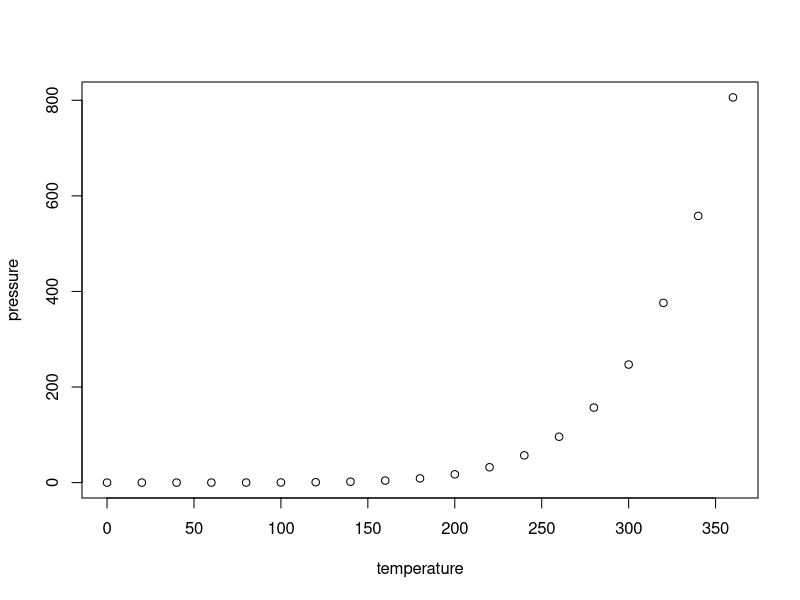
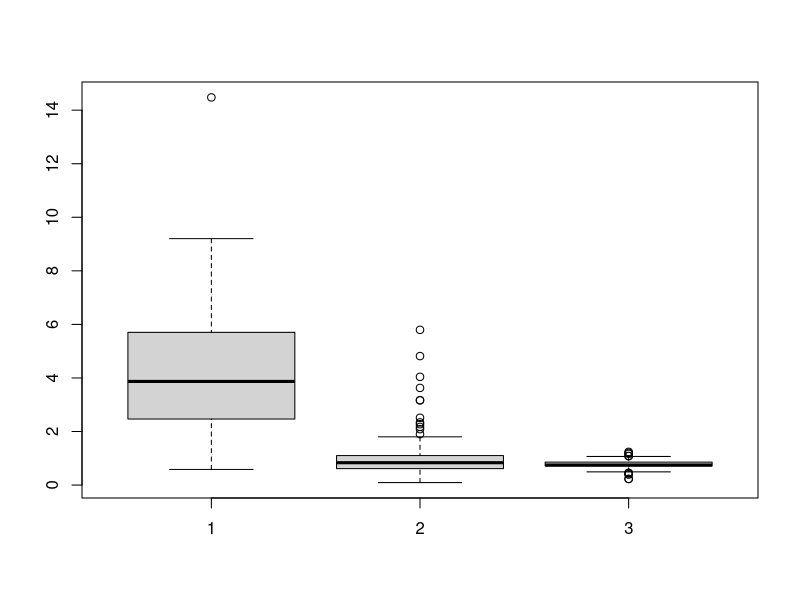
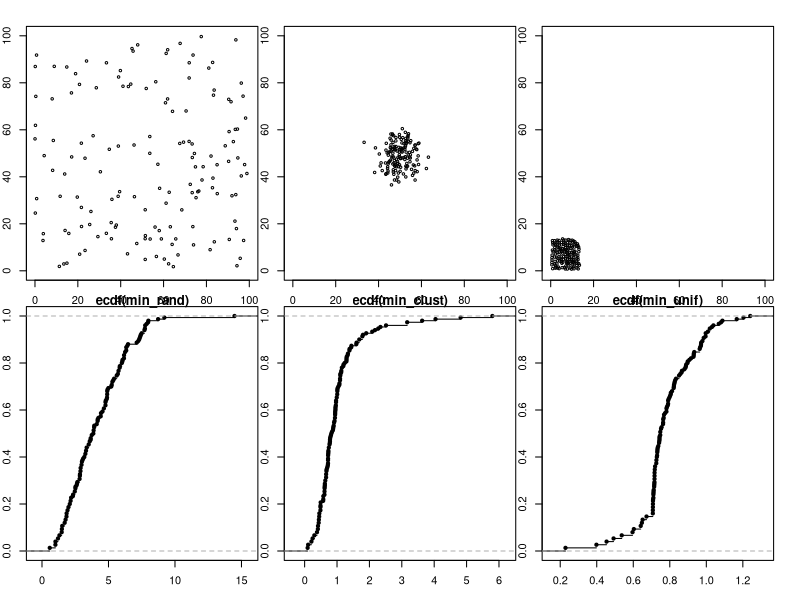
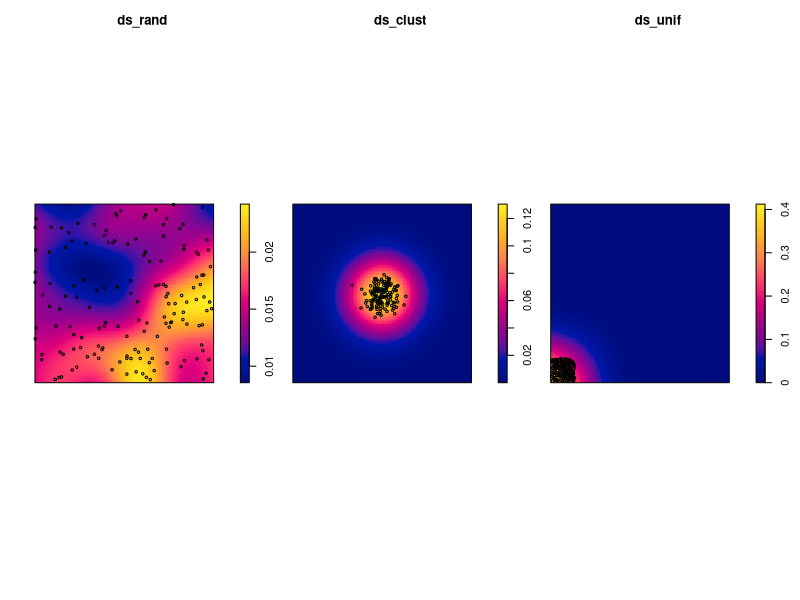
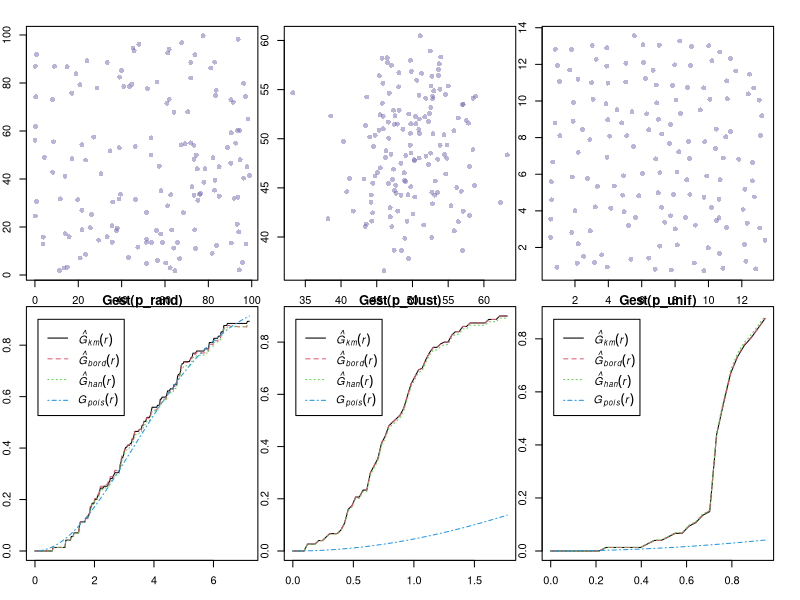
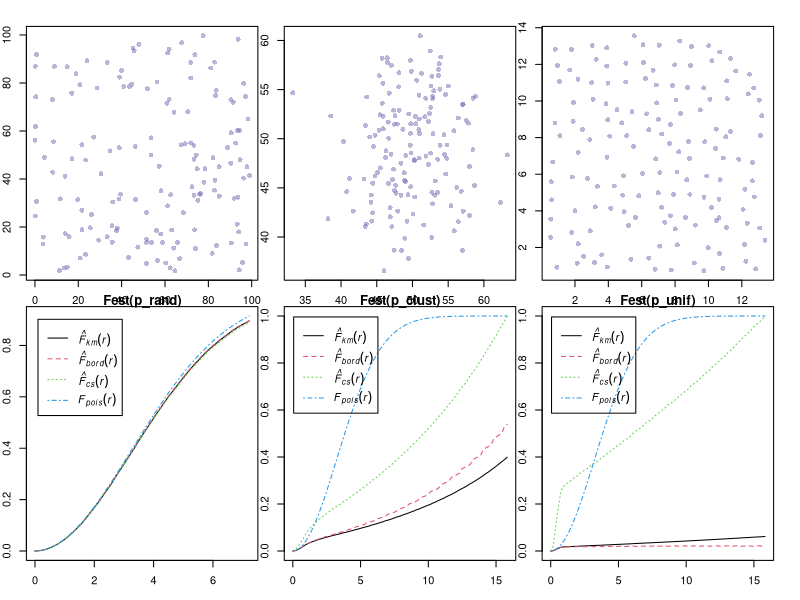
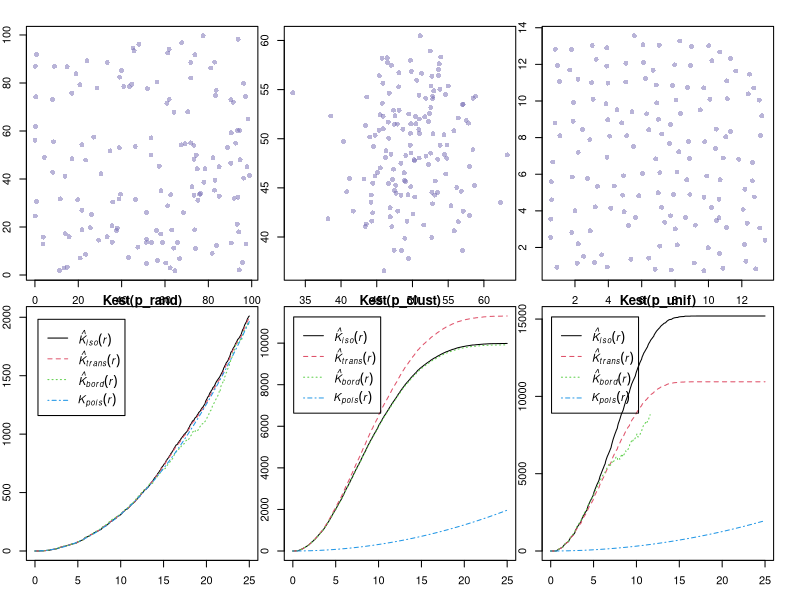
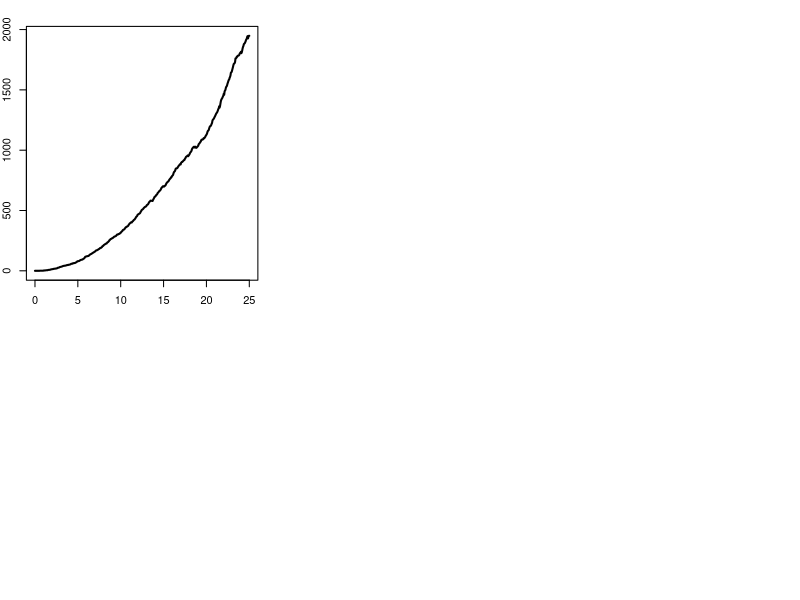

R code for these plots, in order:
## ---- chunk 1
knitr::opts_chunk$set(echo = TRUE)
## ---- chunk 2
summary(cars)
## ---- chunk 3
plot(pressure)
## ---- chunk 4
library(RColorBrewer)
library(sf)
library(spatstat)
## ---- chunk 5
set.seed(42)
num_points <- 150
yrange <- xrange <- c(0, 100)
point_col <- rgb(matrix(col2rgb(brewer.pal(5, "Purples")[4]) / 255, ncol=3), alpha=0.5)
## ---- chunk 6
# create random data
x_rand <- runif(num_points, xrange[1], xrange[2])
y_rand <- runif(num_points, yrange[1], yrange[2])
df_rand <- data.frame(x=x_rand, y=y_rand, type=sample(letters, num_points, rep=T))
## ---- chunk 7
# create clustered data
x_clust <- rnorm(num_points, mean=mean(xrange), sd=5)
y_clust <- rnorm(num_points, mean=mean(yrange), sd=5)
df_clust <- data.frame(x=x_clust, y=y_clust, type=sample(letters, num_points, rep=T))
## ---- chunk 8
# create uniform data
unif_grid <- expand.grid(1:ceiling(sqrt(num_points)), 1:ceiling(sqrt(num_points))) + matrix(rnorm(ceiling(sqrt(num_points))^2, mean=0, sd=0.3), nrow=ceiling(sqrt(num_points)))
samp <- sample(1:ceiling(sqrt(num_points))^2, num_points)
x_unif <- unif_grid[samp, 1]
y_unif <- unif_grid[samp, 2]
df_unif <- data.frame(x=x_unif, y=y_unif, type=sample(letters, num_points, rep=T))
## ---- chunk 9
dist_rand <- as.matrix(dist(df_rand[, c("x", "y")]))
diag(dist_rand) <- NA
min_rand <- apply(dist_rand, 1, min, na.rm=T)
dist_clust <- as.matrix(dist(df_clust[, c("x", "y")]))
diag(dist_clust) <- NA
min_clust <- apply(dist_clust, 1, min, na.rm=T)
dist_unif <- as.matrix(dist(df_unif[, c("x", "y")]))
diag(dist_unif) <- NA
min_unif <- apply(dist_unif, 1, min, na.rm=T)
boxplot(min_rand, min_clust, min_unif)
## ---- chunk 10
layout(matrix(1:6, nrow=2, byrow=T))
par(mar=rep(1, 4), oma=c(2, 1, 1, 1))
plot(df_rand[, c("x", "y")], pch=1, cex=0.5, xlim=c(0, 100), ylim=c(0, 100))
plot(df_clust[, c("x", "y")], pch=1, cex=0.5, xlim=c(0, 100), ylim=c(0, 100))
plot(df_unif[, c("x", "y")], pch=1, cex=0.5, xlim=c(0, 100), ylim=c(0, 100))
plot(ecdf(min_rand))
plot(ecdf(min_clust))
plot(ecdf(min_unif))
## ---- chunk 11
p_rand <- ppp(df_rand$x, df_rand$y, owin(c(0, 100), c(0, 100)))
p_clust <- ppp(df_clust$x, df_clust$y, owin(c(0, 100), c(0, 100)))
p_unif <- ppp(df_unif$x, df_unif$y, owin(c(0, 100), c(0, 100)))
ds_rand <- density(p_rand)
ds_clust <- density(p_clust)
ds_unif <- density(p_unif)
layout(matrix(1:3, nrow=1))
par(mar=rep(1,4))
plot(ds_rand)
points(p_rand, pch=1, cex=0.5)
plot(ds_clust)
points(p_clust, pch=1, cex=0.5)
plot(ds_unif)
points(p_unif, pch=1, cex=0.5)
## ---- chunk 12
layout(matrix(1:6, nrow=2, byrow=T))
plot(df_rand[, c("x", "y")], pch=16, col=point_col)
plot(df_clust[, c("x", "y")], pch=16, col=point_col)
plot(df_unif[, c("x", "y")], pch=16, col=point_col)
## ---- chunk 13
# Plotting the G function 
# You can specify the R otherwise it will automatically select the R for you 
plot(Gest(p_rand))
plot(Gest(p_clust))
plot(Gest(p_unif))
## ---- chunk 14
layout(matrix(1:6, nrow=2, byrow=T))
plot(df_rand[, c("x", "y")], pch=16, col=point_col)
plot(df_clust[, c("x", "y")], pch=16, col=point_col)
plot(df_unif[, c("x", "y")], pch=16, col=point_col)
plot(Fest(p_rand))
plot(Fest(p_clust))
plot(Fest(p_unif))
## ---- chunk 15
layout(matrix(1:6, nrow=2, byrow=T))
plot(df_rand[, c("x", "y")], pch=16, col=point_col)
plot(df_clust[, c("x", "y")], pch=16, col=point_col)
plot(df_unif[, c("x", "y")], pch=16, col=point_col)
plot(Kest(p_rand))
plot(Kest(p_clust))
plot(Kest(p_unif))
## ---- chunk 16
# what does Kest return?
p_rand_Kest <- Kest(p_rand)
p_rand_Kest
names(p_rand_Kest)
p_rand_Kest$r
p_rand_Kest$theo
plot(p_rand_Kest$r, p_rand_Kest$bord, type="l", xlab="r", ylab="K", lwd=2)
